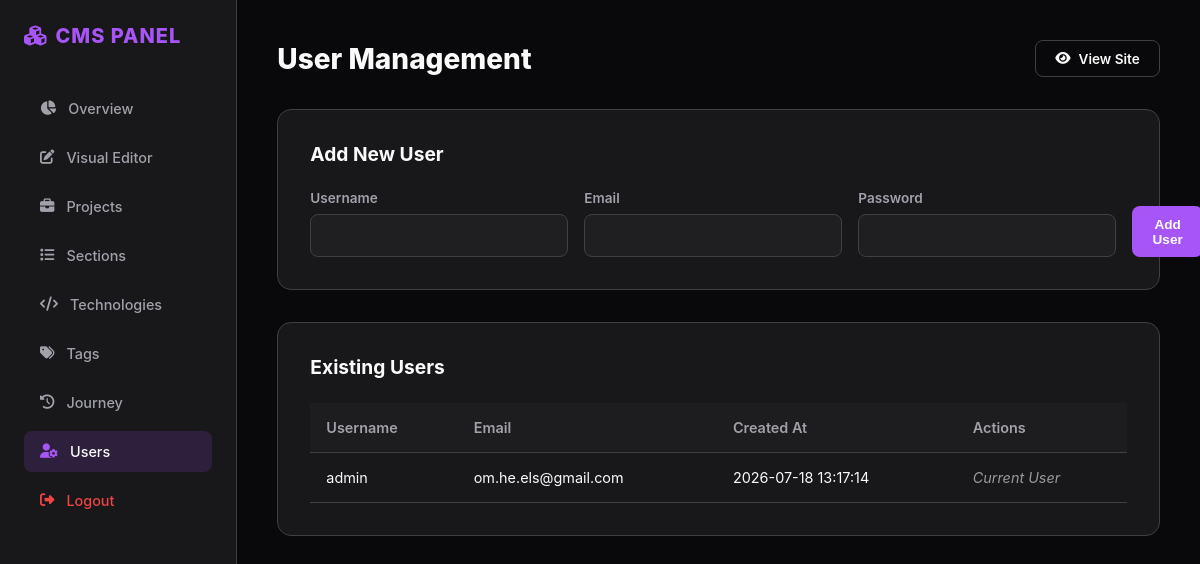
The page /admin/users.php (signed in) on the database its author committed.
### tables this page shows
CREATE TABLE `users` (
  `id` int NOT NULL AUTO_INCREMENT,
  `username` varchar(255) NOT NULL,
  `email` varchar(255) NOT NULL,
  `password` varchar(255) NOT NULL,
  `reset_token` varchar(255) DEFAULT NULL,
  `token_expiry` datetime DEFAULT NULL,
  `created_at` timestamp NULL DEFAULT CURRENT_TIMESTAMP,
  PRIMARY KEY (`id`),
  UNIQUE KEY `username` (`username`),
  UNIQUE KEY `email` (`email`)
);

### public/admin/auth.php (called while the page is built, shortened)
<?php
spl_autoload_register(function ($class) {
    $baseDir = dirname(__DIR__, 2);
    $path = $baseDir . '/' . str_replace('\\', '/', $class) . '.php';
});

### app/models/Model.php (called while the page is built, shortened)
<?php
abstract class Model
{
    protected static $db;
    public static function connect()
    {
        if (self::$db === null) {
            $host = getenv('DB_HOST') !== false ? getenv('DB_HOST') : 'localhost';
            $name = getenv('DB_NAME') !== false ? getenv('DB_NAME') : 'portfolio';
            $user = getenv('DB_USER') !== false ? getenv('DB_USER') : 'root';
            $pass = getenv('DB_PASS') !== false ? getenv('DB_PASS') : 'root';
            try {
                self::$db = new PDO("mysql:host=$host;dbname=$name;charset=utf8mb4", $user, $pass);
                self::$db->setAttribute(PDO::ATTR_ERRMODE, PDO::ERRMODE_EXCEPTION);
                self::$db->setAttribute(PDO::ATTR_DEFAULT_FETCH_MODE, PDO::FETCH_ASSOC);
                self::$db->exec("SET NAMES utf8mb4");
            } catch (PDOException $e) {
                die("Connection failed: " . $e->getMessage());
            }
        }
        return self::$db;
    }
    protected static function query($sql, $params = [])
    {
        $stmt = self::connect()->prepare($sql);
        $stmt->execute($params);
        return $stmt;
    }
}

### app/models/User.php (called while the page is built, shortened)
<?php
class User extends Model
{
    public static function all()
    {
        return self::query("SELECT * FROM users ORDER BY created_at DESC")->fetchAll();
    }
}

### public/admin/users.php (the view, shortened to what this page needs)
<?php
require_once 'layout.php';
$users = User::all();
?>
        <div class="admin-card">
            <h3>Add New User</h3>
            <form method="POST" style="display: grid; grid-template-columns: 1fr 1fr 1fr auto; gap: 1rem; align-items: end;">
                <div class="admin-form-group" style="margin:0">
                    <label>Username</label>
                    <input type="text" name="username" class="admin-form-control" required>
                </div>
                <div class="admin-form-group" style="margin:0">
                    <label>Email</label>
                    <input type="email" name="email" class="admin-form-control" required>
                </div>
                <div class="admin-form-group" style="margin:0">
                    <label>Password</label>
                    <input type="password" name="password" class="admin-form-control" required>
                </div>
                <button type="submit" name="add_user" class="admin-btn admin-btn-primary">Add User</button>
            </form>
        </div>
        <div class="admin-card">
            <h3>Existing Users</h3>
            <table class="admin-table">
                <thead>
                    <tr>
                        <th>Username</th>
                        <th>Email</th>
                        <th>Created At</th>
                        <th>Actions</th>
                    </tr>
                </thead>
                <tbody>
                    <?php foreach ($users as $user): ?>
                    <tr>
                        <td><?= htmlspecialchars($user['username']) ?></td>
                        <td><?= htmlspecialchars($user['email']) ?></td>
                        <td><?= $user['created_at'] ?></td>
                        <td>
                            <?php if ($user['id'] !== $_SESSION['admin_user_id']): ?>
                                <a href="?delete=<?= $user['id'] ?>" class="admin-btn admin-btn-danger" onclick="return confirm('Are you sure?')">Delete</a>
                            <?php else: ?>
                                <span style="color:#999; font-style:italic">Current User</span>
                            <?php endif; ?>
                        </td>
                    </tr>
                    <?php endforeach; ?>
                </tbody>
            </table>
        </div>

### public/assets/css/admin.css (style rules this page uses)
:root { --admin-bg: #09090b; --admin-surface: #18181b; --admin-surface-card: #27272a; --admin-primary: #a855f7; --admin-primary-hover: #c084fc; --admin-text: #fafafa; --admin-text-muted: #a1a1aa; --admin-border: #3f3f46; --admin-danger: #ef4444; --admin-success: #22c55e; --admin-warning: #f59e0b; }
body.admin-body { background: var(--admin-bg); font-family: 'Inter', system-ui, -apple-system, sans-serif; color: var(--admin-text); margin: 0; padding: 0; display: flex; min-height: 100vh; }
.admin-card { background: var(--admin-surface); border: 1px solid var(--admin-border); border-radius: 14px; padding: 2rem; margin-bottom: 2rem; }
.admin-card h3 { margin-top: 0; margin-bottom: 1.5rem; font-size: 1.2rem; font-weight: 700; }
.admin-table { width: 100%; border-collapse: collapse; margin-top: 1rem; }
.admin-table th, .admin-table td { padding: 1rem; text-align: left; border-bottom: 1px solid var(--admin-border); font-size: 0.9rem; }
.admin-table th { background: rgba(255, 255, 255, 0.02); font-weight: 600; color: var(--admin-text-muted); }
.admin-form-group { display: flex; flex-direction: column; gap: 0.5rem; margin-bottom: 1.5rem; }
.admin-form-group label { font-size: 0.85rem; font-weight: 600; color: var(--admin-text-muted); }
.admin-form-control { background: rgba(255, 255, 255, 0.03); border: 1px solid var(--admin-border); color: var(--admin-text); padding: 0.75rem 1rem; border-radius: 8px; outline: none; font-size: 0.9rem; font-family: inherit; transition: border-color 0.2s ease; }
.admin-btn { display: inline-flex; align-items: center; justify-content: center; gap: 0.5rem; padding: 0.6rem 1.2rem; font-size: 0.85rem; font-weight: 600; border-radius: 8px; border: 1px solid transparent; cursor: pointer; text-decoration: none; transition: all 0.2s ease; }
.admin-btn-primary { background: var(--admin-primary); color: #fff; }

### rows shown on the page
users: username "admin", email "om.he.els@gmail.com", created_at "2026-07-18 13:17:14", shows "Current User"

### other values the page prints
$title "User Management"
